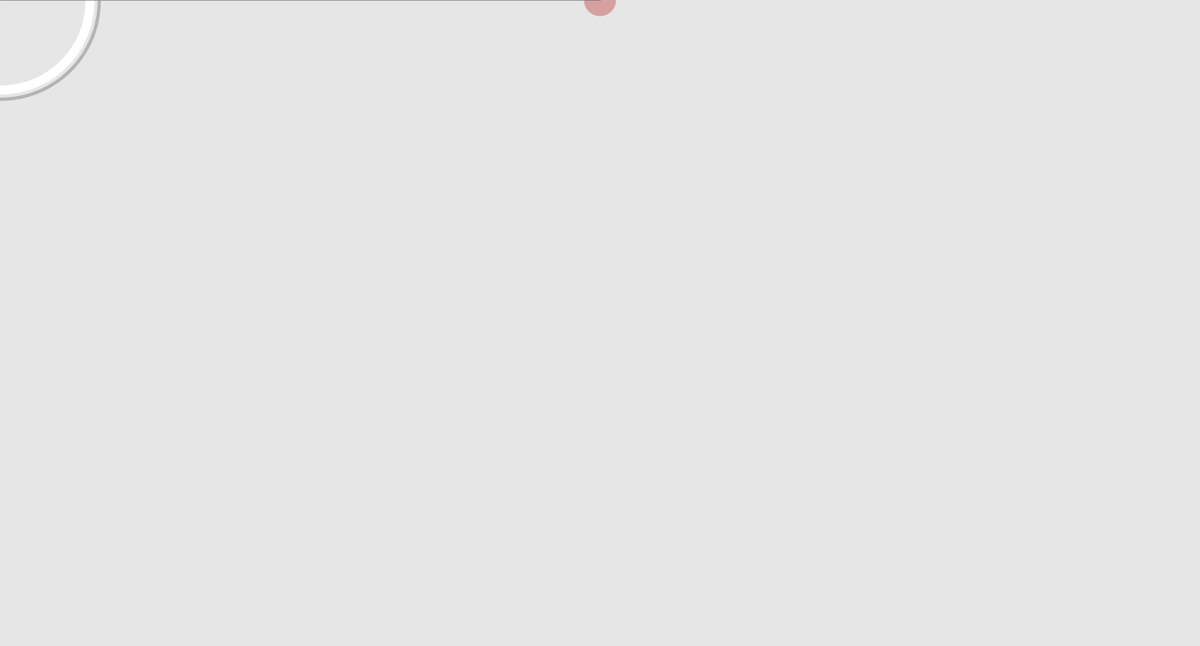
Frame 1 (no input)
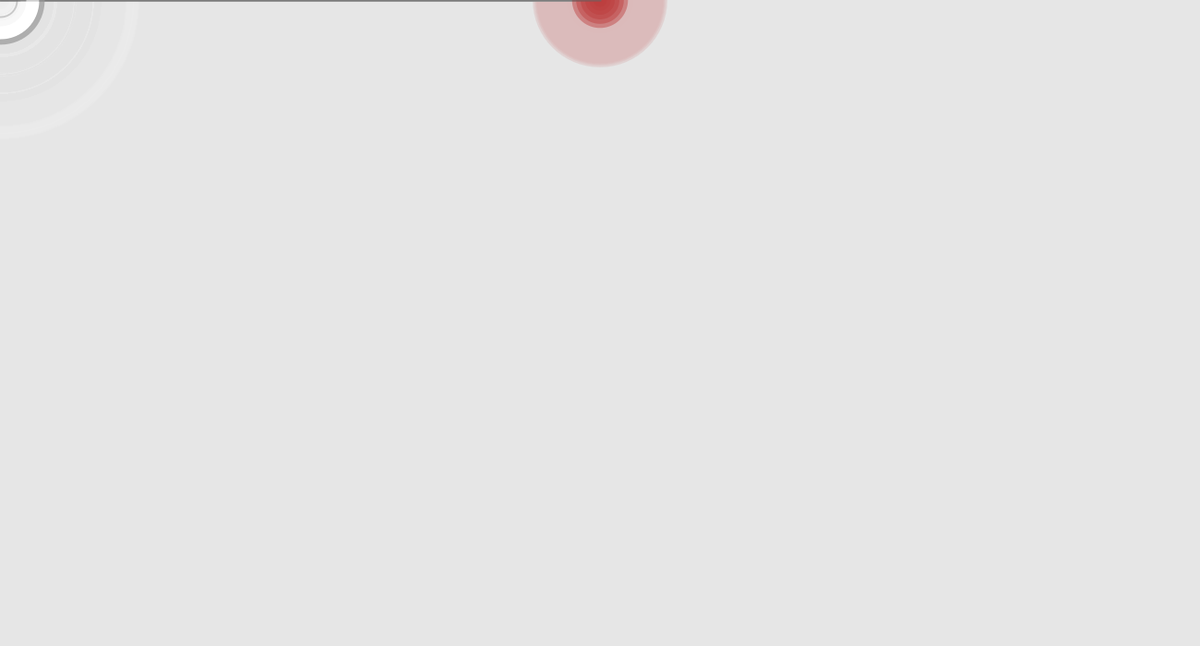
Frame 60 (the mouse pressed at the canvas centre just before this capture)
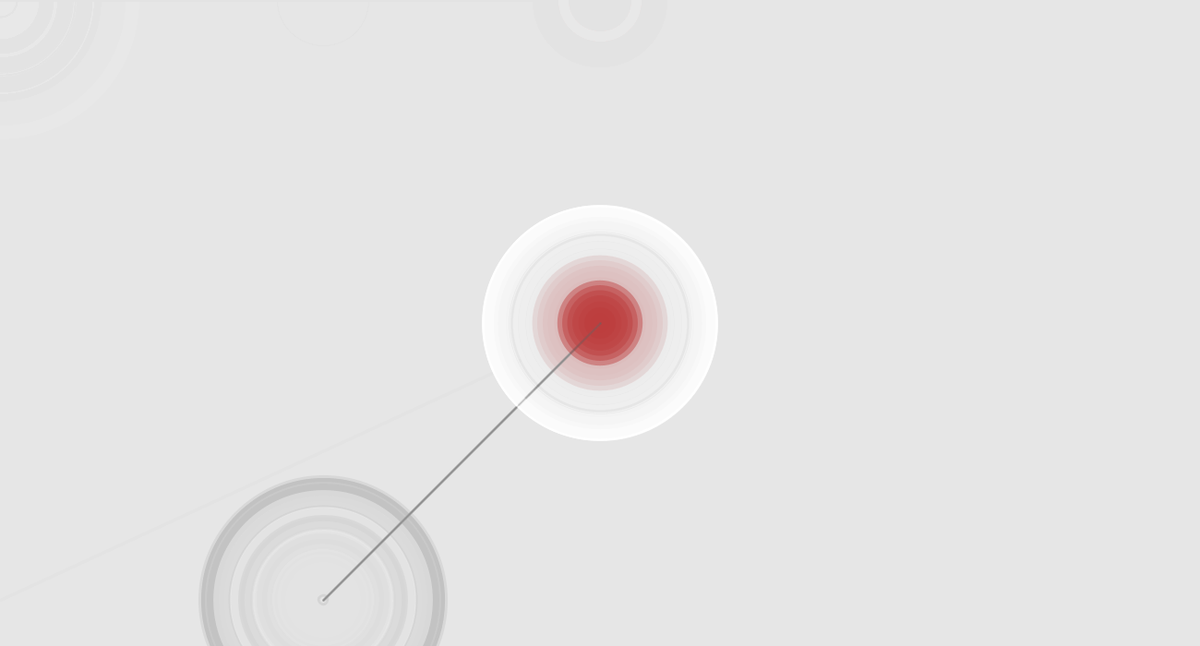
Frame 120 (the mouse held since frame 60 and released just before this capture)

The Processing sketch that drew these frames (run headless with seeded random() and noise(); from frame 60 on, the mouse is pressed at the canvas centre):

// Processing sketch: processing_98704
// ── processing_98704.pde

///////////////////////////////////////////////////////////////////////////////


// yo no soy yo_


///////////////////////////////////////////////////////////////////////////////


// Práctica 04_ Workshop Grafía Manual Degenerativa


///////////////////////////////////////////////////////////////////////////////


// Pero el silencio es cierto. No, no estoy sola. 
//           Por eso escribo. Estoy sola y escribo.
//                   No, no estoy sola. Hay alguien aquí que tiembla.
// Alejandra Pizarnik


///////////////////////////////////////////////////////////////////////////////


float posX, posY;
float varX, varY;
int angulo;

void setup() {
  size(1300, 700);
  background(230);
  smooth();
  frameRate(15);
  noCursor();
}

void draw() {

  noStroke();
  fill (230, 230, 230, 40);
  ellipse (width/2, height/2, 1500, 1500);

// Calcular posición X / Y

  posX = noise ( varX) * 800;
  varX = varX + 0.0148;


  posY = noise ( varY) * 180;
  varY = varY + 0.0148;

// ruido + -

  fill(173, 2, 2, 79);
  noStroke();
  ellipse(width/2, mouseY, posX%150, posX%150);

  noFill();
  strokeWeight(random(0, 15));
  stroke(255, 255, 255);
  ellipse(mouseX, pmouseY, posX%290, posX%290);

  strokeWeight(random(0, 3));
  stroke(100, 100, 100, random(10, 100));
  line (width/2, mouseY, mouseX, mouseY);
  line (pmouseY, mouseX, width/2, mouseY);

  strokeWeight(random(0, 15));
  stroke(150, 150, 150, random(0, 190));
  ellipse(mouseY, pmouseX, posX%270, posX%270);


  if ((keyPressed == true) && (key == 'a')) {

    girar();
    strokeWeight(random(0, 1));
    stroke(random(255, 20), random (255, 20), 255);
    noFill();
    ellipse(0, 0, angulo, angulo);
    angulo++;
  }
}

void girar() {

  translate(width/2, mouseY);
  rotate(random( angulo));
}
